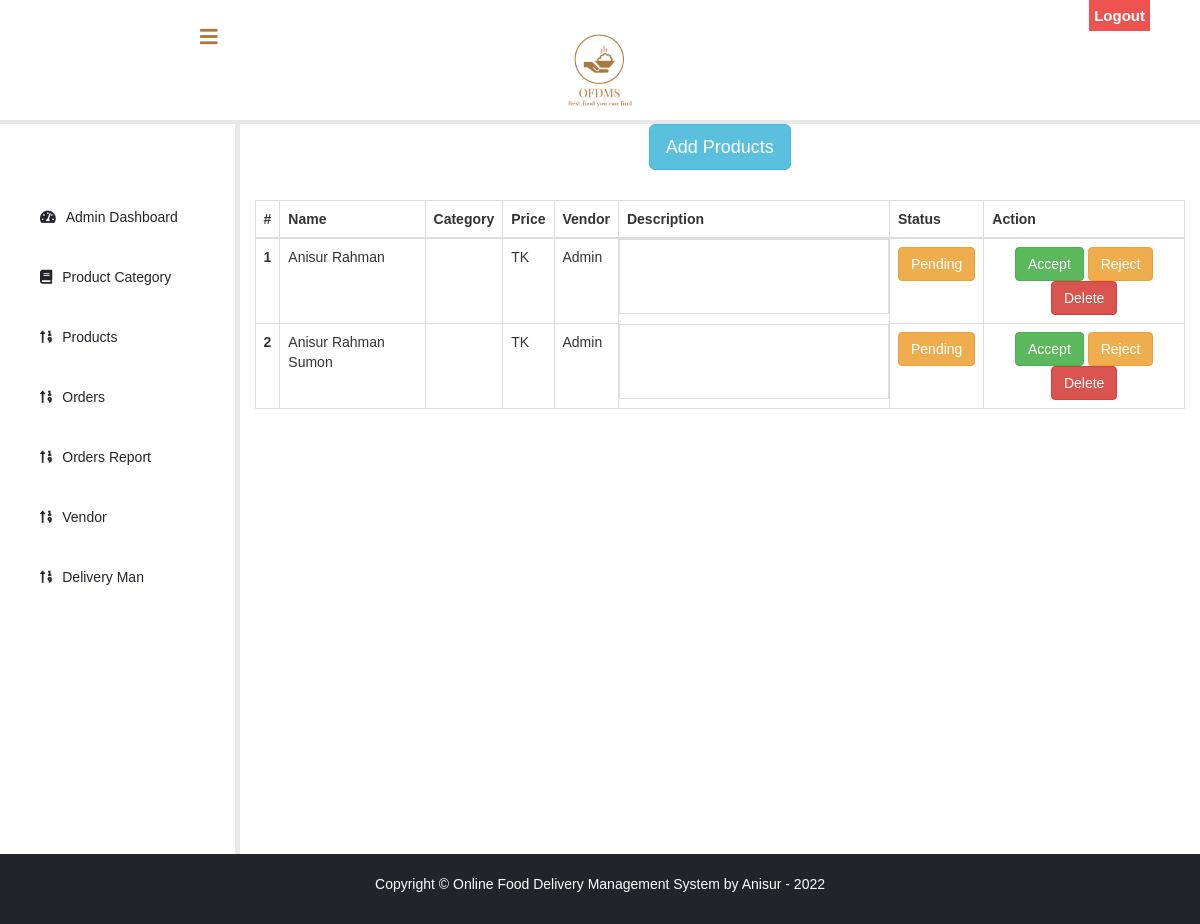
Page /sadmin/product-orders/ (signed in) on the earlier database version.
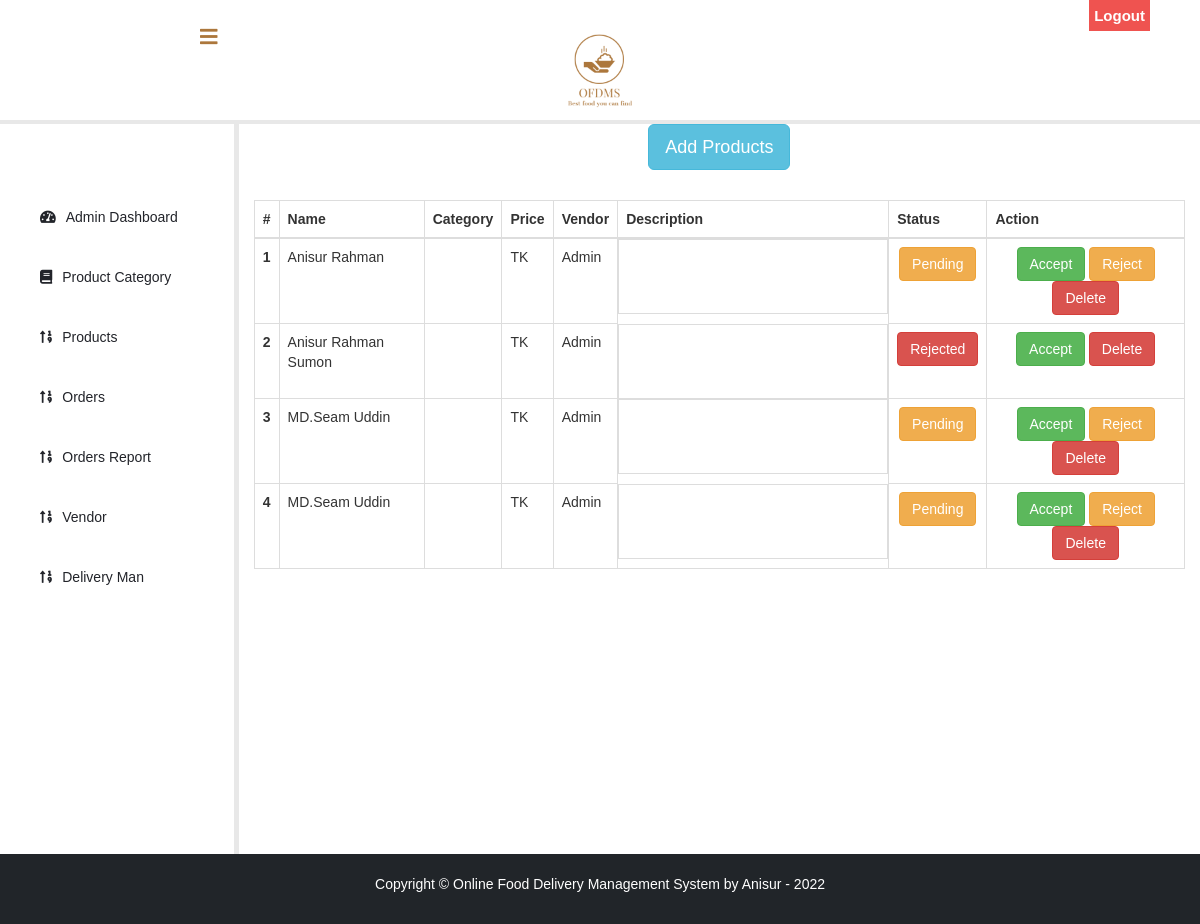
Same page on the later database version.
### mainapp/models.py (models this page shows, shortened)
class Orders(models.Model):
    order_by = models.ForeignKey(Users, on_delete=models.CASCADE, null=True)
    order_id= models.AutoField(primary_key=True)
    items_json= models.CharField(max_length=5000)
    name=models.CharField(max_length=90)
    email=models.CharField(max_length=111)
    address=models.CharField(max_length=111)
    city=models.CharField(max_length=111)
    state=models.CharField(max_length=111)
    zip_code=models.CharField(max_length=111)
    phone=models.CharField(max_length=111)
    status=models.CharField(max_length=111,default=0)
    payment_type=models.CharField(max_length=111,default=0)
    payment_ref=models.CharField(max_length=111,default=0)
    date=models.DateField()
    dman = models.ForeignKey(Delivery, on_delete=models.CASCADE, null=True)

### mainapp/views.py (the view)
# urls.py: path('sadmin/product-orders/', views.product_orders, name='product-details'),
@login_required(login_url='adminlogin')
def product_orders(request):
    dtoform = DtDmanForm()
    order = models.Orders.objects.all()
    dict = {'order': order,'dtoform':dtoform}
    datalist = []
    for j in order:
        item = json.loads(j.items_json)
        subtotal = 0
        qty = 0
        qty2 = 0
        for i in item:
            id = i.split("pr")[1]
            qty1 = item[i][0]
            price = pmodel.Product.objects.get(id=id).price
            total = int(qty1) * int(price)
            qty = qty + 1
            qty2 += qty1
            subtotal = subtotal + total
        datadict = {
            'order_no': j.order_id,
            'item': qty,
            'qty': qty2,
            'total': subtotal,
            'date': j.date,
            'status': 'Pending' if j.status == '0' else 'Delivered',
            'dman':j.dman,
            'ptype': 'Cash On' if j.payment_type == '1' else 'Bkash',
            'pref': j.payment_ref if j.payment_ref !='0' else 'No Bkash'
        }
        datalist.append(datadict)
    dict.update({'datalist': datalist})
    if request.POST:
        order_form = DtDmanForm(request.POST)
        if order_form.is_valid():
            order = models.Orders.objects.get(order_id=request.POST.get('order_id'))
            order.dman = dmodel.Delivery.objects.get(id=request.POST.get('dman_id'))
            order.save()
    return render(request,'admin/order-details.html',context=dict)

### templates/admin/order-details.html (shortened to what this page needs)
{% extends 'admin/base.html' %}
{% load widget_tweaks %}
{% load static %}
{% block content %}
<head>
  </head>
<br><br>
    {% include 'admin/sidebar.html' %}
  <div class="container-fluid">
    <div class="text-center">
          <button type="button" class="btn btn-info btn-lg" data-toggle="modal" data-target="#myModal">Add Products</button>
    </div>
     <div style="margin-top: 3rem">
         <table class="table table-bordered">
             <thead class="thead-light">
             <tr>
                 <th scope="col">#</th>
                 <th scope="col">Name</th>
                 <th scope="col">Category</th>
                 <th scope="col">Price</th>
                 <th scope="col">Vendor</th>
                 <th scope="col">Description</th>
                                  <th scope="col">Status</th>
                                  <th scope="col">Action</th>
             </tr>
             </thead>
             <tbody>
             {% for i in order %}
             <tr style="height: 20px">
                 <th scope="row">{{ forloop.counter }}</th>
                 <td>{{ i.name }}</td>
                 <td>{{ i.category }}</td>
                 <td>{{ i.price }} TK</td>
                 <td>{% if i.created_by %} {{i.created_by}} {% else %} Admin {% endif %} </td>
                 <td class="custom-td"> {{i.description|safe}}  </td>
                  <td class="text-center">{% if i.status == '0' %}<p class=" btn btn-warning">Pending</p> {% elif i.status == '1' %} <p class=" btn btn-success">Accepted</p> {% else %} <p class=" btn btn-danger">Rejected</p> {% endif %}</td>
                  <td class="text-center">
                      {% if i.status == '0' %}
                      <a class="btn btn-success" href="/product/accept/{{ i.id }}">Accept</a>
                      <a class="btn btn-warning" href="/product/reject/{{ i.id }}">Reject</a>
                      <a class="btn btn-danger" href="/product/delete/{{ i.id }}">Delete</a>
                      {% elif i.status == '1' %}
                           <a class="btn btn-warning" href="/product/reject/{{ i.id }}">Reject</a>
                            <a class="btn btn-danger" href="/product/delete/{{ i.id }}">Delete</a>
                          {% else %}
                            <a class="btn btn-success" href="/product/accept/{{ i.id }}">Accept</a>
                            <a class="btn btn-danger" href="/product/delete/{{ i.id }}">Delete</a>
                      {% endif %}
                  </td>
             </tr>
             {% endfor %}
             </tbody>
         </table>
     </div>
  </div>
<br><br><br><br><br><br><br><br><br><br>
{% endblock content %}

Differences in the rows shown:
changed Orders "Anisur Rahman Sumon": status "Pending Reject" → "Rejected"
added Orders: name "MD.Seam Uddin", status "Pending"
added Orders: name "MD.Seam Uddin", status "Pending"
